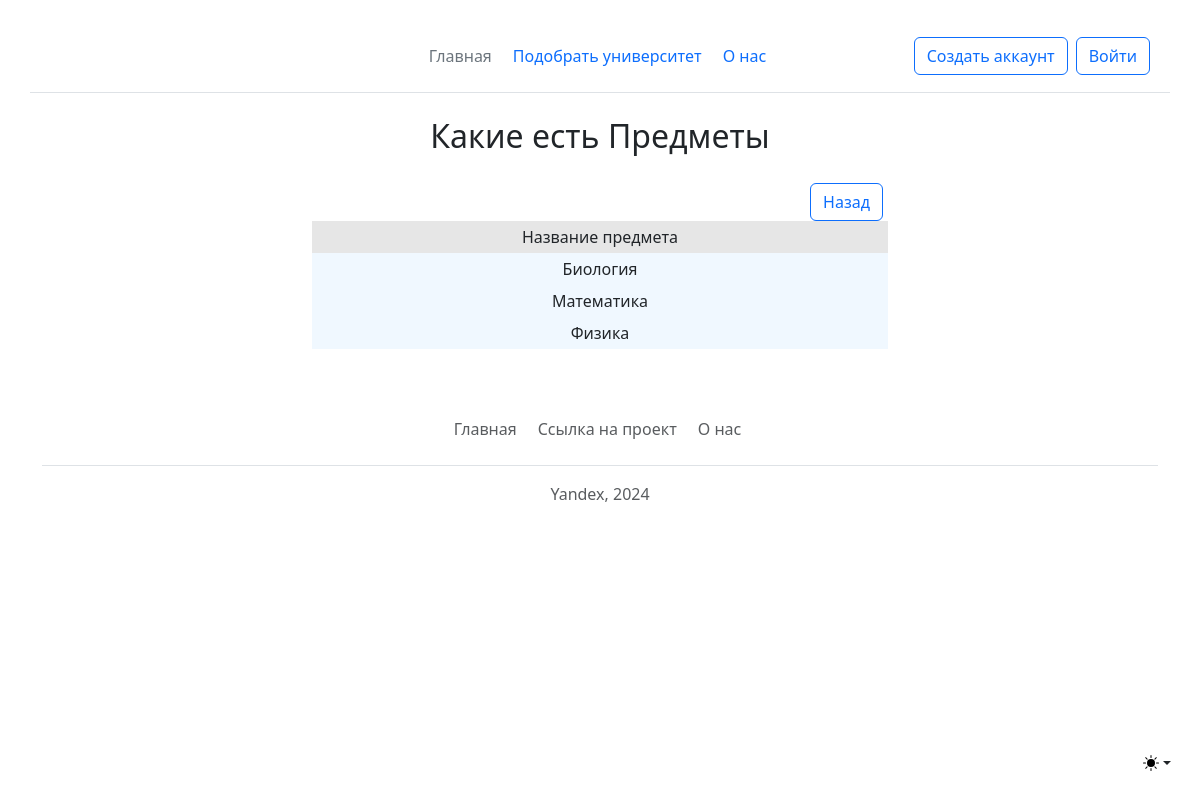
The page /faculties_classes/5 on the database its author committed.
### data/classes.py (models this page shows)
class Classes(SqlAlchemyBase, SerializerMixin):
    __tablename__ = 'classes'
    id = sqlalchemy.Column(sqlalchemy.Integer,
                           primary_key=True, autoincrement=True)
    name = sqlalchemy.Column(sqlalchemy.String, nullable=False)

### main.py (the view)
@app.route('/faculties_classes/<int:id>', methods=['GET', 'POST'])
def faculties_classes(id):
    classes = db_sess.query(Classes).filter(Faculties_classes.faculty_id == id,
                                            Faculties_classes.class_id == Classes.id)
    return render_template('classes.html', title='Журнал факультетов', classe=classes)

### templates/classes.html (shortened to what this page needs)
{% extends 'base.html' %}
{% block content %}
    <div class="dropdown position-fixed bottom-0 end-0 mb-3 me-3 bd-mode-toggle">
      <button class="btn btn-bd-primary py-2 dropdown-toggle d-flex align-items-center" id="bd-theme" type="button" aria-expanded="false" data-bs-toggle="dropdown" aria-label="Toggle theme (light)">
        <svg class="bi my-1 theme-icon-active" width="1em" height="1em"><use href="#sun-fill"></use></svg>
      </button>
    </div>
<main class="container form-signin w-50 m-auto">
    <h2 align="center">Какие есть Предметы</h2>
    <a class="btn btn-outline-primary" href="/">Назад</a>
        <table class="tbl">
            <tr class="mn">
                <td>Название предмета</td>
            </tr>
        {% for class in classe %}
            <tr>
                <td>{{ class.name }}</td>
            </tr>
            {% endfor %}
        </table>
</main>
{% endblock %}

### static/css/style.css (style rules this page uses)
tr.mn { text-align: center; background-color: #e6e6e6; }
.tbl { width: 100%; text-align: center; background-color: aliceblue; line-height: 30px; }
a { display: inline-block; float: right; margin-right: 5px; margin-top: 1.25em; }

### rows shown on the page
Classes: name "Биология"
Classes: name "Математика"
Classes: name "Физика"
